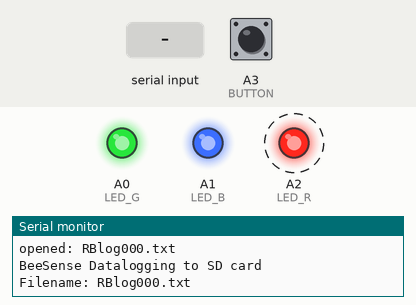
Simulated run of this sketch. Board: Teensy 4. Shown: output pins drawn as LEDs (lit = HIGH), the last lines printed to the serial monitor. Dashed ring = blinking. The test bench sets the inputs (shaded band); at power-on: A3 (BUTTON) HIGH. The local clock reads 2024-03-15 10:24:30 at power-on unless the sketch sets it; storage starts empty.

Above: at 1.2 s.
1.3 s: A3 (BUTTON) pulled LOW for 0.15 s
At 1.51 s:
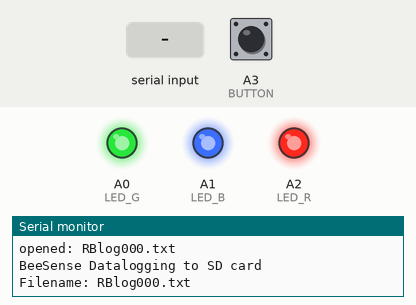
4.3 s: "1\n" received over the second serial link
At 7.2 s:
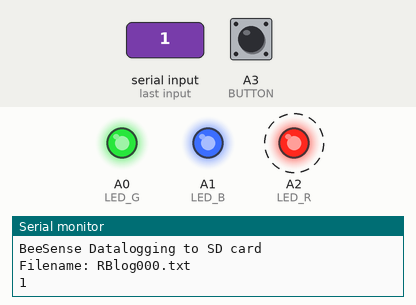
7.3 s: A3 (BUTTON) pulled LOW for 3.2 s
At 7.84 s:
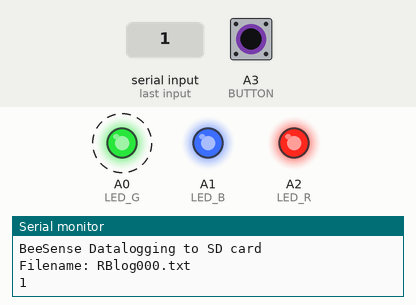
Timing chart, 0 to 18.0 s (numbered marks = the images above; inputs shaded):
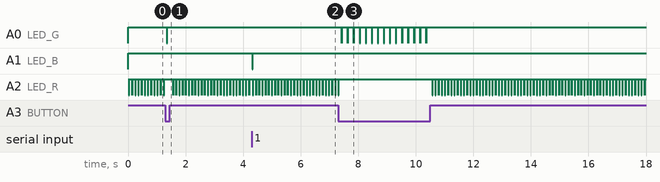

The sketch:

Serial_datalogger_Teensy_3_2.ino
```cpp
/*
 * Intent: Store Serial data to SD card with time stamp
 * Modules: SD Card
 *          RTC DS1307 I2C
 *          LED for Status
 *          Button for start/stop logging
 * Functionality:
 *          Every restart will create new log file
 *          As Arduino File class needs to be called with in the same function(some code problem on lib side)
 *          one has to be careful with stopping or interrupting file operations. So we need Start/stop button
 *          Start Stop button will stop file operations and will not add to file
 *          Before pulling card out need to stop the operation by pressing button.
 *          On Restart File Write operation will start automatically(ensures device restart in field will not stop sd card storage)
 *File write format:
 *          TIMESTAMP: AVR/GSM : STRING
 *LED status:
 *          blinking RED, sd card storing is stopped
 *          blinking BLUE, sd card is storing data
 *          blinking GREEN, safe to remove sd card(PRESS button).
*/
#include <Bounce.h>
#include "SdFile.h"

#include <Wire.h>
#include "DS3231.h"

RTClib RTC;

#define GSM_BAUD 115200//9600
#define AVR_BAUD 57600//115200//9600

#define LED_R 16
#define LED_G 14//15
#define LED_B 15
#define BUTTON  17//start/stop pin button press, Note: use some library to control debounce issues

void setup() {

  Serial.begin(115200);
    while (!Serial) {
    ; // wait for serial port to connect.
  }
  Wire.begin();

  Serial1.begin(AVR_BAUD);
  Serial3.begin(GSM_BAUD);

  pinMode(BUTTON,INPUT_PULLUP);

  pinMode(LED_R,OUTPUT);
  pinMode(LED_G,OUTPUT);
  pinMode(LED_B,OUTPUT);

  digitalWrite(LED_R,HIGH);//these leds are inverted
  digitalWrite(LED_G,HIGH);
  digitalWrite(LED_B,HIGH);

  initSD();

  //its a restart lets just open a new file
  nameNewFile();

   Serial.print("BeeSense Datalogging to SD card\nFilename: ");
   Serial.println(fileName);
//   storeToFile("12:34", "Hello world test", AVR_CHANNEL); //test for SD card
}

void loop() {
  // make a string for assembling the data to log:
 if(digitalRead(BUTTON)==HIGH)
 {
  if(Serial1.available()>0)
  {
   digitalWrite(LED_B,LOW);
   while(Serial1.available()>0)
    {
      String str = Serial1.readStringUntil('\n');
      storeToFile(getTime(), str, AVR_CHANNEL);
      Serial.println(str);
      delayMicroseconds(10);
    }
    digitalWrite(LED_B,HIGH);
    delay(10);
  }else
   {
    digitalWrite(LED_R,LOW);
    delay(10);
    digitalWrite(LED_R,HIGH);
    delay(100);
   }

  if(Serial3.available()>0)
  {
    digitalWrite(LED_B,LOW);
    while(Serial3.available()>0)
    {
      String str = Serial3.readStringUntil('\n');
      storeToFile(getTime(), str, GSM_CHANNEL);
      Serial.println(str);
      delayMicroseconds(10);
    }
    digitalWrite(LED_B,HIGH);
    delay(10);
  }else
   {
    digitalWrite(LED_R,LOW);
    delay(10);
    digitalWrite(LED_R,HIGH);
    delay(100);
   }
 }//end of trigger
 else if(digitalRead(BUTTON)==LOW)
  {//blink green when its safe to remove SD card
    digitalWrite(LED_G,LOW);
    delay(10);
    digitalWrite(LED_G,HIGH);
    delay(200);
  }
}

String getTime()
{
  String timeStamp = "";
  DateTime now = RTC.now();

    timeStamp += String(now.year());
    timeStamp += String('/');
    timeStamp += String(now.month());
    timeStamp += String('/');
    timeStamp += String(now.day());
    timeStamp += String(' ');
    timeStamp += String(now.hour());
    timeStamp += String(':');
    timeStamp += String(now.minute());
    timeStamp += String(':');
    timeStamp += String(now.second());
  return timeStamp;
}
```

SdFile.h
```cpp
#include <SD.h>
#include <SPI.h>


//hardware pins
const int CS_PIN = 10;

#define GSM_CHANNEL 1
#define AVR_CHANNEL 2

// Base name must be six characters or less for short file names.
#define FILE_BASE_NAME "RBlog"
const uint8_t BASE_NAME_SIZE = sizeof(FILE_BASE_NAME) - 1;
char fileName[] = FILE_BASE_NAME "000.txt";

void initSD();
void nameNewFile();
void storeToFile();

inline void initSD()
{

  if (!SD.begin(CS_PIN)) {
    Serial.println(F("begin failed"));
    return;
  }
}
//creates new File name on Restart
void nameNewFile()
{
  while (SD.exists(fileName)) {
    if (fileName[BASE_NAME_SIZE + 2] != '9') { //last digit
      fileName[BASE_NAME_SIZE + 2]++;
    }else if (fileName[BASE_NAME_SIZE + 1] != '9') {//middle digit
      fileName[BASE_NAME_SIZE + 2] = '0';
      fileName[BASE_NAME_SIZE + 1]++;
    } else if (fileName[BASE_NAME_SIZE] != '9') {//first digit
      fileName[BASE_NAME_SIZE + 1] = '0';
      fileName[BASE_NAME_SIZE]++;
    } else {
      Serial.println(F("Can't create file name"));
      return;
    }
  }
  File file = SD.open(fileName, FILE_WRITE);
  if (!file) {
    Serial.println(F("first open failed"));
    return;
  }
  Serial.print(F("opened: "));
  Serial.println(fileName);
  file.close();
}

void storeToFile(String TimeStamp, String indata, int channel)
{
 File file = SD.open(fileName, FILE_WRITE);

  if (file)//else blink led to denote failing to create file
   {
    file.print("> ");
    file.print(TimeStamp);//store timestamp
    if(channel == GSM_CHANNEL)
      file.print(" GSM\t:");
    else if(channel == AVR_CHANNEL)
      file.print(" AVR\t:");
    file.print(indata);
   }else
   {//blink led
    Serial.println("error opening datalog.txt");
   }
   file.close();
}
```

Measured:
- after the input at 1.3 s, A0 (LED_G): HIGH → LOW after 0.05 s, → HIGH 0.01 s later
- after the input at 4.3 s, A1 (LED_B): HIGH → LOW at once, → HIGH 0.01 s later
- after the input at 7.3 s, A0 (LED_G): alternates HIGH for 0.20 s and LOW for 0.01 s, 30 changes in all, then stays HIGH, starting after 0.12 s
